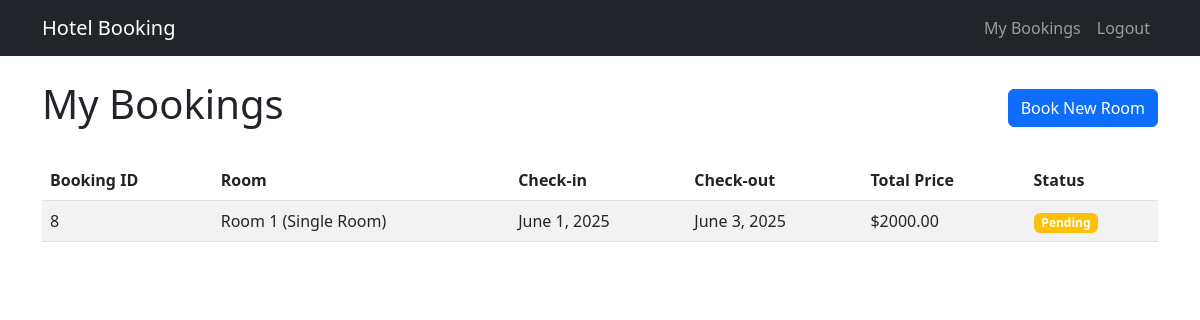
Page /history/ (signed in) on the earlier database version.
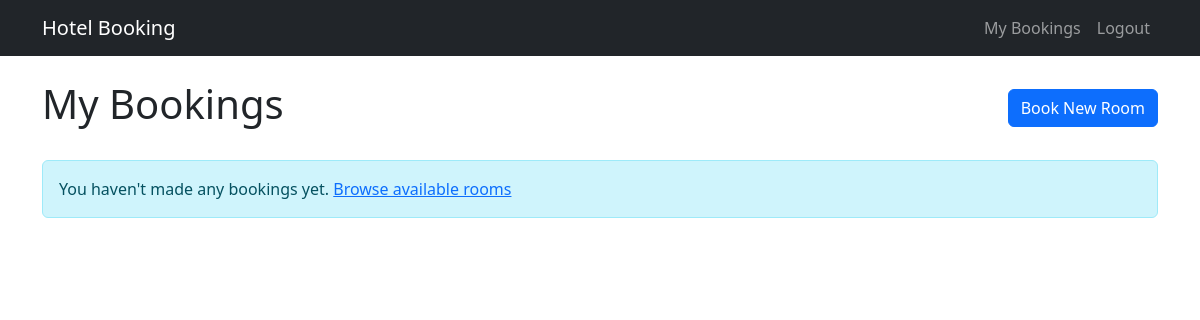
Same page on the later database version.
### bookings/models.py (models this page shows, shortened)
class Booking(models.Model):
    STATUS_CHOICES = [
        ('PENDING', 'Pending'),
        ('CONFIRMED', 'Confirmed'),
        ('CANCELLED', 'Cancelled'),
    ]
    user = models.ForeignKey(User, on_delete=models.CASCADE)
    room = models.ForeignKey(Room, on_delete=models.CASCADE)
    check_in_date = models.DateField()
    check_out_date = models.DateField()
    status = models.CharField(max_length=10, choices=STATUS_CHOICES, default='PENDING')
    total_price = models.DecimalField(max_digits=10, decimal_places=2)
    created_at = models.DateTimeField(auto_now_add=True)
    updated_at = models.DateTimeField(auto_now=True)
    objects = BookingManager()
    class Meta:
        ordering = ['-created_at']

class Room(models.Model):
    ROOM_TYPES = [
        ('SINGLE', 'Single Room'),
        ('DOUBLE', 'Double Room'),
        ('SUITE', 'Suite'),
    ]
    number = models.CharField(max_length=10, unique=True)
    room_type = models.CharField(max_length=10, choices=ROOM_TYPES)
    price_per_night = models.DecimalField(max_digits=10, decimal_places=2)
    capacity = models.IntegerField()
    description = models.TextField()
    is_available = models.BooleanField(default=True)

### bookings/views.py (the view)
# urls.py: path('history/', views.booking_history, name='booking_history'),
@login_required
def booking_history(request):
    key = f'booking_for_user_{request.user.pk}'
    bookings = cache.get(key)
    if not bookings:
        bookings = Booking.objects.bookings_for_user(user=request.user)
        cache.set(key, bookings, timeout=15 * 60)
    total_bookings = Booking.objects.count()
    long_time_execute()
    return render(
        request,
        'bookings/booking_history.html',
        {
            'bookings': bookings,
            'total_bookings':total_bookings
        }
    )

### bookings/models.py (called while the page is built)
    def bookings_for_user(self, user):
        import time
        return self.filter(user=user)

### bookings/templates/bookings/booking_history.html (shortened to what this page needs)
{% extends 'bookings/base.html' %}
{% load cache %}
{% block content %}
<div class="d-flex justify-content-between align-items-center mb-4">
    <h1>My Bookings</h1>
    <a href="{% url 'bookings:room_list' %}" class="btn btn-primary">
         Book New Room
    </a>
</div>
{% if bookings %}
    <div class="table-responsive">
        <table class="table table-striped">
            <thead>
                <tr>
                    <th>Booking ID</th>
                    <th>Room</th>
                    <th>Check-in</th>
                    <th>Check-out</th>
                    <th>Total Price</th>
                    <th>Status</th>
                </tr>
            </thead>
            <tbody>
                {% cache 300 latest_bookings %}
                    {% for booking in bookings %}
                    <tr>
                        <td>{{ booking.id }}</td>
                        <td>Room {{ booking.room.number }} ({{ booking.room.get_room_type_display }})</td>
                        <td>{{ booking.check_in_date }}</td>
                        <td>{{ booking.check_out_date }}</td>
                        <td>${{ booking.total_price }}</td>
                        <td>
                            <span class="badge {% if booking.status == 'CONFIRMED' %}bg-success{% elif booking.status == 'PENDING' %}bg-warning{% else %}bg-danger{% endif %}">
                                {{ booking.get_status_display }}
                            </span>
                        </td>
                    </tr>
                    {% endfor %}
                {% endcache %}
            </tbody>
        </table>
    </div>
{% else %}
    <div class="alert alert-info">
        You haven't made any bookings yet. <a href="{% url 'bookings:room_list' %}">Browse available rooms</a>
    </div>
{% endif %}
{% endblock %}

Differences in the rows shown:
removed Booking: id "8", room.number "1", room.room_type "Single Room", check_in_date "June 1, 2025", check_out_date "June 3, 2025", total_price "2000.00", status "Pending"
Other differences:
text no longer shown: "Booking ID Room Check-in Check-out Total Price Status"
text now shown: "You haven't made any bookings yet. Browse available rooms"
